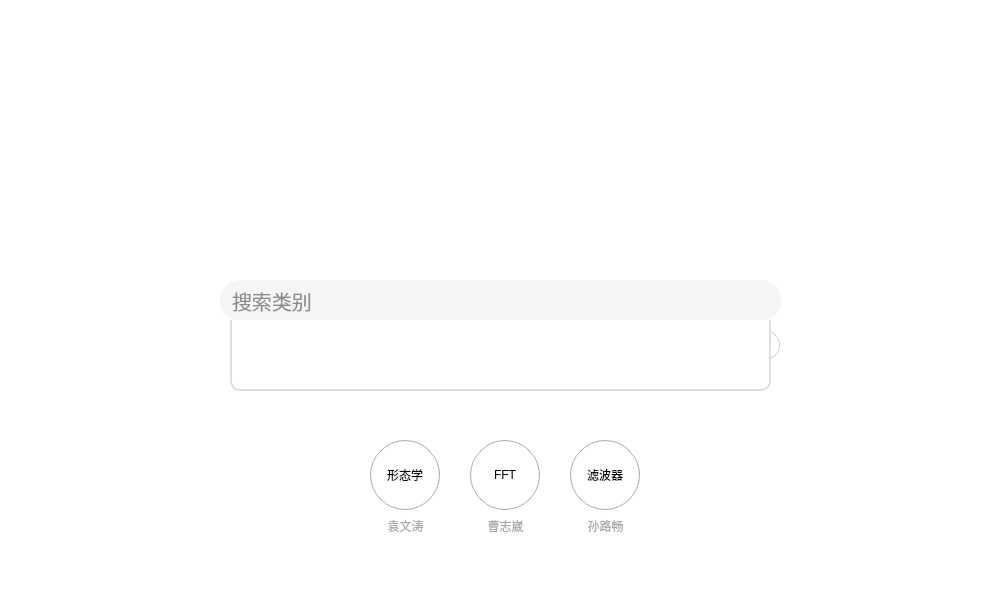
<?xml version="1.0" encoding="UTF-8"?>
<ui version="4.0">
 <class>MainWindow</class>
 <widget class="QMainWindow" name="MainWindow">
  <property name="windowModality">
   <enum>Qt::ApplicationModal</enum>
  </property>
  <property name="geometry">
   <rect>
    <x>0</x>
    <y>0</y>
    <width>1000</width>
    <height>600</height>
   </rect>
  </property>
  <property name="minimumSize">
   <size>
    <width>1000</width>
    <height>600</height>
   </size>
  </property>
  <property name="maximumSize">
   <size>
    <width>1000</width>
    <height>600</height>
   </size>
  </property>
  <property name="focusPolicy">
   <enum>Qt::ClickFocus</enum>
  </property>
  <property name="windowTitle">
   <string>FourImages</string>
  </property>
  <property name="styleSheet">
   <string notr="true">background-color: #ffffff;</string>
  </property>
  <widget class="QWidget" name="centralwidget">
   <widget class="QLineEdit" name="lineEdit">
    <property name="geometry">
     <rect>
      <x>220</x>
      <y>280</y>
      <width>561</width>
      <height>41</height>
     </rect>
    </property>
    <property name="focusPolicy">
     <enum>Qt::ClickFocus</enum>
    </property>
    <property name="styleSheet">
     <string notr="true">border-radius: 20px;
padding-left: 10px;
font-size:  15pt;
background-color: #f5f5f5;
color: #232323;
outline: 'none';</string>
    </property>
    <property name="placeholderText">
     <string>搜索类别</string>
    </property>
   </widget>
   <widget class="QPushButton" name="goSearch">
    <property name="geometry">
     <rect>
      <x>680</x>
      <y>330</y>
      <width>100</width>
      <height>30</height>
     </rect>
    </property>
    <property name="minimumSize">
     <size>
      <width>100</width>
      <height>30</height>
     </size>
    </property>
    <property name="maximumSize">
     <size>
      <width>100</width>
      <height>30</height>
     </size>
    </property>
    <property name="styleSheet">
     <string notr="true">QPushButton{
	border-radius: 15px;
	border: 1px solid #cccccc;
	background-color: #ffffff;
}
QPushButton::pressed{
	background-color: #dddddd;
}</string>
    </property>
    <property name="text">
     <string>Search</string>
    </property>
   </widget>
   <widget class="QLabel" name="label">
    <property name="geometry">
     <rect>
      <x>260</x>
      <y>110</y>
      <width>481</width>
      <height>91</height>
     </rect>
    </property>
    <property name="text">
     <string/>
    </property>
   </widget>
   <widget class="QPushButton" name="addSearchFile">
    <property name="geometry">
     <rect>
      <x>570</x>
      <y>330</y>
      <width>100</width>
      <height>30</height>
     </rect>
    </property>
    <property name="minimumSize">
     <size>
      <width>100</width>
      <height>30</height>
     </size>
    </property>
    <property name="maximumSize">
     <size>
      <width>100</width>
      <height>30</height>
     </size>
    </property>
    <property name="styleSheet">
     <string notr="true">QPushButton{
	border-radius: 15px;
	border: 1px solid #cccccc;
	background-color: #ffffff;
}
QPushButton::pressed{
	background-color: #dddddd;
}</string>
    </property>
    <property name="text">
     <string>Add</string>
    </property>
   </widget>
   <widget class="QPushButton" name="ywt">
    <property name="geometry">
     <rect>
      <x>370</x>
      <y>440</y>
      <width>70</width>
      <height>70</height>
     </rect>
    </property>
    <property name="styleSheet">
     <string notr="true">border-radius: 35px;
border: 1px solid #ababab;</string>
    </property>
    <property name="text">
     <string>形态学</string>
    </property>
   </widget>
   <widget class="QPushButton" name="czw">
    <property name="geometry">
     <rect>
      <x>470</x>
      <y>440</y>
      <width>70</width>
      <height>70</height>
     </rect>
    </property>
    <property name="styleSheet">
     <string notr="true">border-radius: 35px;
border: 1px solid #ababab;</string>
    </property>
    <property name="text">
     <string>FFT</string>
    </property>
   </widget>
   <widget class="QPushButton" name="slc">
    <property name="geometry">
     <rect>
      <x>570</x>
      <y>440</y>
      <width>70</width>
      <height>70</height>
     </rect>
    </property>
    <property name="styleSheet">
     <string notr="true">border-radius: 35px;
border: 1px solid #ababab;</string>
    </property>
    <property name="text">
     <string>滤波器</string>
    </property>
   </widget>
   <widget class="QLabel" name="label_2">
    <property name="geometry">
     <rect>
      <x>370</x>
      <y>510</y>
      <width>71</width>
      <height>31</height>
     </rect>
    </property>
    <property name="styleSheet">
     <string notr="true">color: #aaa;</string>
    </property>
    <property name="text">
     <string>袁文涛</string>
    </property>
    <property name="alignment">
     <set>Qt::AlignCenter</set>
    </property>
   </widget>
   <widget class="QLabel" name="label_3">
    <property name="geometry">
     <rect>
      <x>470</x>
      <y>510</y>
      <width>71</width>
      <height>31</height>
     </rect>
    </property>
    <property name="styleSheet">
     <string notr="true">color: #aaa;</string>
    </property>
    <property name="text">
     <string>曹志崴</string>
    </property>
    <property name="alignment">
     <set>Qt::AlignCenter</set>
    </property>
   </widget>
   <widget class="QLabel" name="label_4">
    <property name="geometry">
     <rect>
      <x>570</x>
      <y>510</y>
      <width>71</width>
      <height>31</height>
     </rect>
    </property>
    <property name="styleSheet">
     <string notr="true">color: #aaa;</string>
    </property>
    <property name="text">
     <string>孙路畅</string>
    </property>
    <property name="alignment">
     <set>Qt::AlignCenter</set>
    </property>
   </widget>
   <widget class="QListWidget" name="listWidget">
    <property name="geometry">
     <rect>
      <x>230</x>
      <y>320</y>
      <width>541</width>
      <height>71</height>
     </rect>
    </property>
    <property name="styleSheet">
     <string notr="true">border-left: 2px solid #dedede;
border-right: 2px solid #dedede;
border-bottom: 2px solid #dedede;
border-bottom-left-radius: 10px;
border-bottom-right-radius: 10px;</string>
    </property>
   </widget>
  </widget>
 </widget>
 <resources/>
 <connections/>
</ui>
